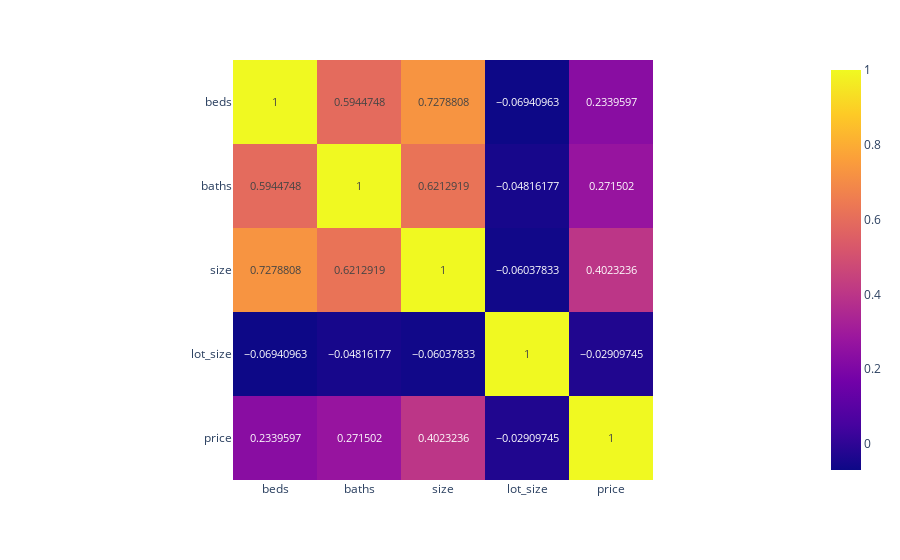

The code cell stored with this chart in its notebook:
### Code cell
correlation = train.corr()
fig = px.imshow(correlation,text_auto=True)
fig.show()

### Figure 1 — Plotly figure (JSON) as saved in the notebook; plotly's stock layout.template omitted (floating-point values rounded to 4 significant figures)
{"data": [{"coloraxis": "coloraxis", "hovertemplate": "x: %{x}<br>y: %{y}<br>color: %{z}<extra></extra>", "name": "0", "texttemplate": "%{z}", "type": "heatmap", "x": ["beds", "baths", "size", "lot_size", "price"], "xaxis": "x", "y": ["beds", "baths", "size", "lot_size", "price"], "yaxis": "y", "z": [[1, 0.5945, 0.7279, -0.06941, 0.234], [0.5945, 1, 0.6213, -0.04816, 0.2715], [0.7279, 0.6213, 1, -0.06038, 0.4023], [-0.06941, -0.04816, -0.06038, 1, -0.0291], [0.234, 0.2715, 0.4023, -0.0291, 1]]}], "layout": {"coloraxis": {"colorscale": [[0, "#0d0887"], [0.1111, "#46039f"], [0.2222, "#7201a8"], [0.3333, "#9c179e"], [0.4444, "#bd3786"], [0.5556, "#d8576b"], [0.6667, "#ed7953"], [0.7778, "#fb9f3a"], [0.8889, "#fdca26"], [1, "#f0f921"]]}, "margin": {"t": 60}, "xaxis": {"anchor": "y", "constrain": "domain", "domain": [0, 1], "scaleanchor": "y"}, "yaxis": {"anchor": "x", "autorange": "reversed", "constrain": "domain", "domain": [0, 1]}}}
